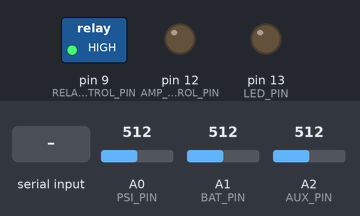
Bench run of a sketch on a simulated Arduino Uno, built with avr-gcc and run on an emulated ATmega328P. Parts: switched loads named in the sketch (green lamp = pin HIGH), output pins drawn as LEDs (lit = HIGH). The inputs (shaded band) are chosen by the test bench; at power-on: A0 (PSI_PIN) = 512, A1 (BAT_PIN) = 512, A2 (AUX_PIN) = 512. What the sketch prints to the serial monitor is not drawn.

Above: at 2.2 s.
2.3 s: "e" received over Serial
At 5.0 s:
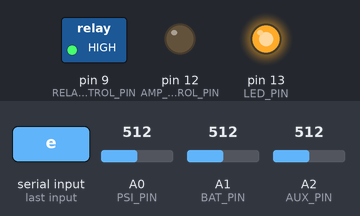
5.3 s: "e" received over Serial
At 6.4 s:
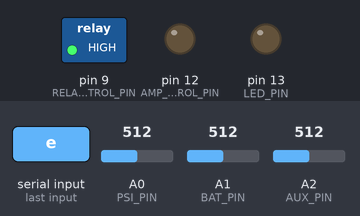
Timing chart, 0 to 12.9 s (numbered marks = the images above; inputs shaded):
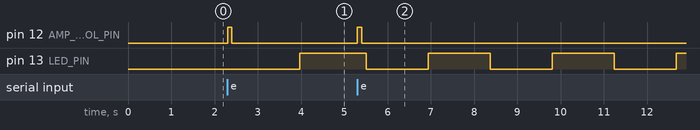

Measured:
- after the input at 2.3 s, pin 12 (AMP_CONTROL_PIN): LOW → HIGH at once, → LOW 0.10 s later
- after the input at 5.3 s, pin 12 (AMP_CONTROL_PIN): LOW → HIGH at once, → LOW 0.10 s later
- by itself, pin 13 (LED_PIN): alternates HIGH for 1.4 s and LOW for 1.4 s

The sketch:

em-adc.pde
```cpp
#define PSI_PIN A0
#define BAT_PIN A1
#define AUX_PIN A2

#define HORN_PIN1 11 // original
#define HORN_PIN2 10 // maine first year prototypes
#define LED_PIN 13 // maine first year prototypes
#define AMP_CONTROL_PIN 12 // signal to turn amp on and off
#define RELAY_CONTROL_PIN 9 // signal to turn relay on and off

#define LED_INTERVAL 500
#define ANALOG_SAMPLES 15
#define SAMPLE_DELAY 700
#define MAX_DUR 5000
#define MAX_FRQ 6000
#define AMP_MUTE_DELAY 100 // delay before amp will work after setting control pin
#define LED_PERIOD 65536

int i, drval, fqval, ch, bufcnt, state = 0;
char drbuf[20];
char fqbuf[20];
int analogbuf_psi[ANALOG_SAMPLES];
int analogbuf_bat[ANALOG_SAMPLES];
int analogbuf_aux[ANALOG_SAMPLES];
int analogcount_psi = 0, analogcount_bat = 0, analogcount_aux;
int analogsum_psi, analogsum_bat, analogsum_aux;
int analogsumfinal_psi, analogsumfinal_bat, analogsumfinal_aux;
int sample_delay_cnt = 0;
unsigned long last_pass = 0;
int led_state = 0;
uint32_t led_toggle_counter = 0;

void setup() {
  Serial.begin(9600);
  pinMode(PSI_PIN, INPUT);
  pinMode(BAT_PIN, INPUT);
  pinMode(AUX_PIN, INPUT);

  pinMode(LED_PIN, OUTPUT);
  pinMode(HORN_PIN1, OUTPUT);
  pinMode(HORN_PIN2, OUTPUT);
  pinMode(AMP_CONTROL_PIN, OUTPUT);
  pinMode(RELAY_CONTROL_PIN, OUTPUT);

  digitalWrite(PSI_PIN, LOW);
  digitalWrite(BAT_PIN, LOW);
  digitalWrite(AUX_PIN, LOW);
  digitalWrite(HORN_PIN1, LOW);
  digitalWrite(HORN_PIN2, LOW);
  digitalWrite(AMP_CONTROL_PIN, LOW);
  digitalWrite(RELAY_CONTROL_PIN, HIGH);

  delay(1000);
}

void loop() {

  //  Toggle LED if sufficient time has elapsed
  if ( ++led_toggle_counter % LED_PERIOD == 0 ) {
    digitalWrite(LED_PIN, led_state ? HIGH : LOW);
    led_state = !led_state;
    led_toggle_counter = 0;
  }

    //  Toggle LED if sufficient time has elapsed (absolute time version)
//  if (millis() - last_pass > LED_INTERVAL ) {
//    digitalWrite(LED_PIN, led_state ? HIGH : LOW);
//    led_state = !led_state;
//    last_pass = millis();
//  }

  sample_delay_cnt++;

  if(sample_delay_cnt > (int)SAMPLE_DELAY) {
    sample_delay_cnt = 0;
    analogbuf_psi[analogcount_psi] = analogRead(PSI_PIN);
    analogbuf_bat[analogcount_psi] = analogRead(BAT_PIN);
    analogbuf_aux[analogcount_psi] = analogRead(AUX_PIN);
    analogcount_psi++;
  }

  if(analogcount_psi >= (int)ANALOG_SAMPLES) {
    analogcount_psi = analogcount_bat = analogcount_aux = 0;
    analogsum_psi = analogsum_bat = analogsum_aux = 0;
    analogsumfinal_psi = analogsumfinal_bat = analogsumfinal_aux = 0;

    // add samples
    for(i = 0; i < (int)ANALOG_SAMPLES; i++) {
      analogsum_psi += analogbuf_psi[i];
      analogsum_bat += analogbuf_bat[i];
      analogsum_aux += analogbuf_aux[i];
    }

    // get average of samples
    analogsum_psi = (int)((float)analogsum_psi / (float)ANALOG_SAMPLES);
    analogsum_bat = (int)((float)analogsum_bat / (float)ANALOG_SAMPLES);
    analogsum_aux = (int)((float)analogsum_aux / (float)ANALOG_SAMPLES);

    // filter samples
    for(i = 0; i < (int)ANALOG_SAMPLES; i++) {
      if( (analogbuf_psi[i] < (analogsum_psi*1.3)) && (analogbuf_psi[i] > (analogsum_psi*0.7)) ) {
        analogsumfinal_psi += analogbuf_psi[i];
        analogcount_psi++;
      }

      if( (analogbuf_bat[i] < (analogsum_bat*1.3)) && (analogbuf_bat[i] > (analogsum_bat*0.7)) ) {
        analogsumfinal_bat += analogbuf_bat[i];
        analogcount_bat++;
      }

    if( (analogbuf_aux[i] < (analogsum_aux*1.3)) && (analogbuf_aux[i] > (analogsum_aux*0.7)) ) {
        analogsumfinal_aux += analogbuf_aux[i];
        analogcount_aux++;
      }
    }

    // get average of samples
    analogsumfinal_psi = (int)((float)analogsumfinal_psi / (float)analogcount_psi);
    analogsumfinal_bat = (int)((float)analogsumfinal_bat / (float)analogcount_bat);
    analogsumfinal_aux = (int)((float)analogsumfinal_aux / (float)analogcount_aux);

    Serial.print(":P"); Serial.print(analogsumfinal_psi);
    Serial.print(":B"); Serial.print(analogsumfinal_bat);
    Serial.print(":M"); Serial.print(analogsumfinal_aux);

    analogcount_psi = analogcount_bat = analogcount_aux = 0;
  }

  if(Serial.available() > 0) {
    ch = Serial.read();

    if(ch == 'F' || ch == 'f') {
      state=1;
      bufcnt=0;
    } else if(ch == 'D' || ch == 'd') {
      state=2;
      fqbuf[bufcnt] = '\0';
      bufcnt=0;
    } else if(ch == 'E' || ch == 'e') {
      state=0;
      drbuf[bufcnt] = '\0';
      bufcnt=0;

      // now we have dr and fq buf's ready... convert
      drval = atoi(drbuf);
      fqval = atoi(fqbuf);

      // cull results
      if(drval < 0) drval = 0;
      if(drval > (int)MAX_DUR) drval = (int)MAX_DUR;
      if(fqval < 0) fqval = 0;
      if(fqval > (int)MAX_FRQ) fqval = (int)MAX_FRQ;
      Serial.print("Playing sound ");
      Serial.print(fqval);
      Serial.print(" ");
      Serial.println(drval);

      // unmute speaker
      digitalWrite(AMP_CONTROL_PIN, HIGH);
      delay(AMP_MUTE_DELAY);
      // play some music
      tone(HORN_PIN1, fqval, drval); // what the signal should look like: FFF1000DDD200EEE
      tone(HORN_PIN2, fqval, drval);
      // wait until horn is done sounding, then turn off amp
      delay(drval);
      digitalWrite(AMP_CONTROL_PIN, LOW);
    } else { // main data
      if(state == 1) {
        fqbuf[bufcnt] = ch;
        bufcnt++;
      } else if(state == 2) {
        drbuf[bufcnt] = ch;
        bufcnt++;
      }
    }
  }
}
```
